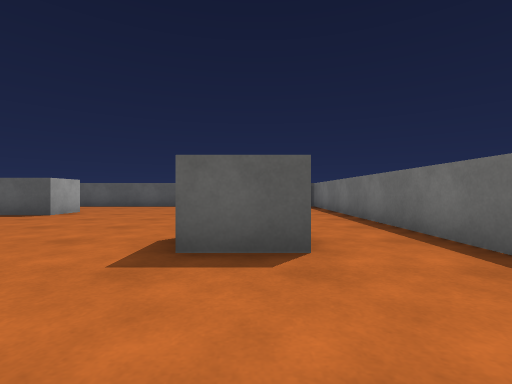
[1] (above)

22 first-person views from a walk through a 3-D level made in the Unity game engine. The camera is 0.62 m above the floor, looks level and sees 85° across. The floor is counted in squares, 1 m on a side. Each view is taken from the middle of a square. On the plan, view 1 faces up. The plan holds only what a view shows up to about 9 squares ahead; the rest is blank. The place goes on beyond the plan. The player character is not drawn. Surface patterns are stand-ins for the level's own textures.

[2]
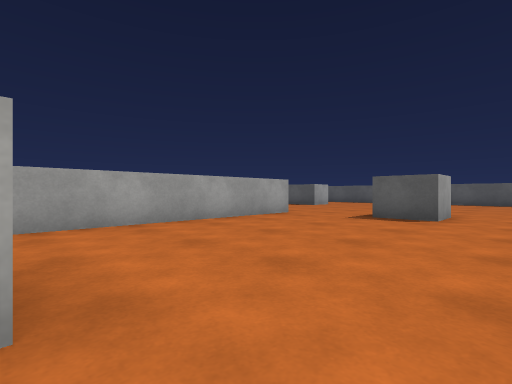

[3]
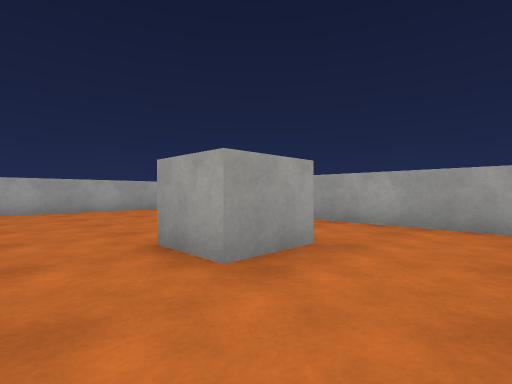

[4]
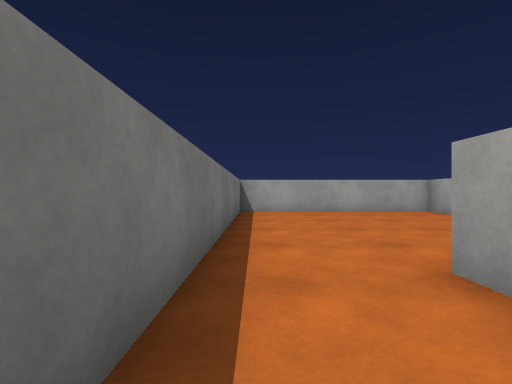

[5]
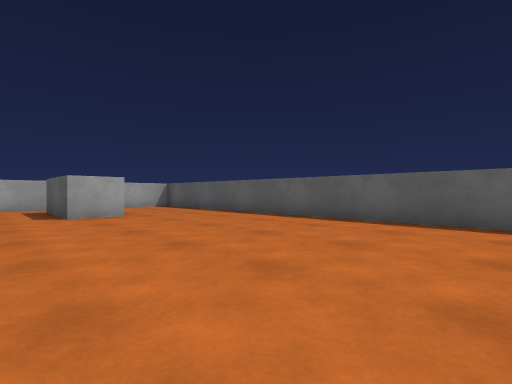

[6]
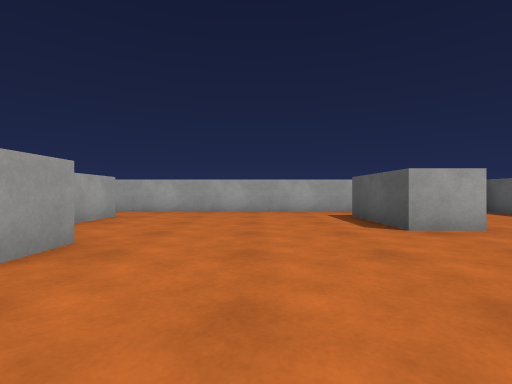

[7]
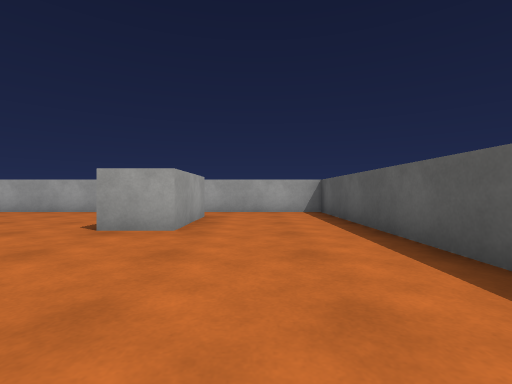

[8]
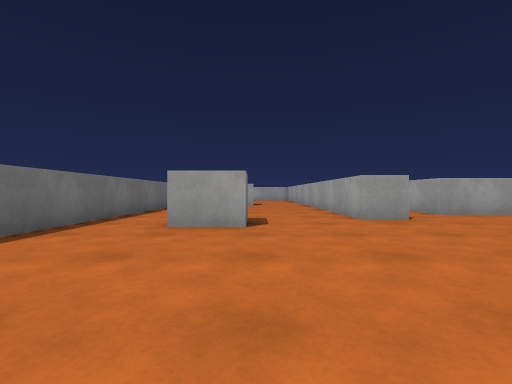

[9]
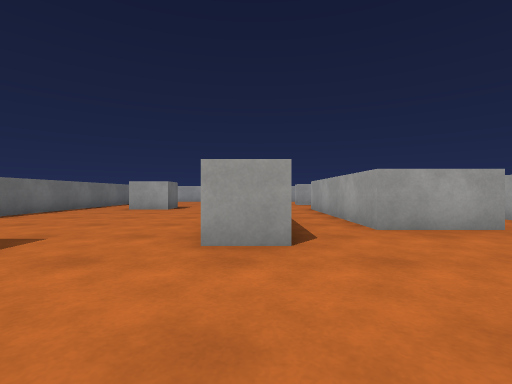

[10]
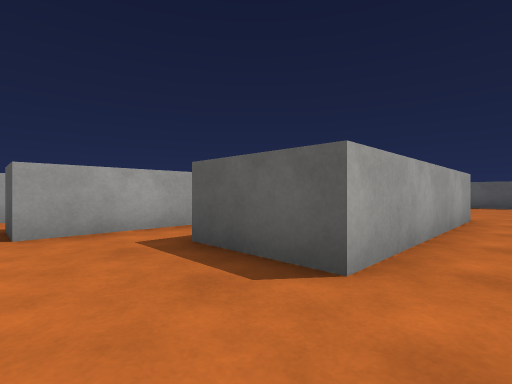

[11]
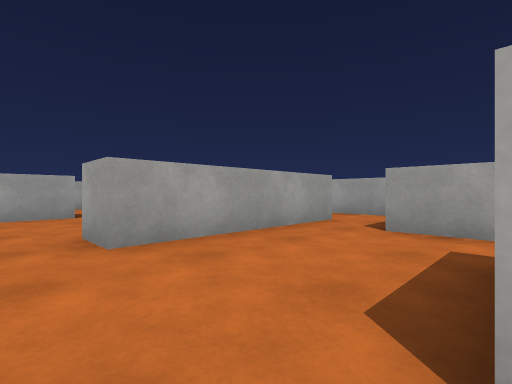

[12]
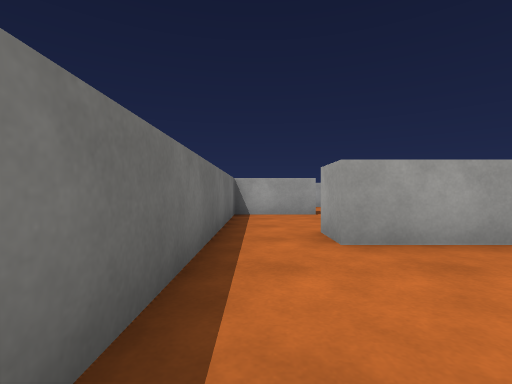

[13]
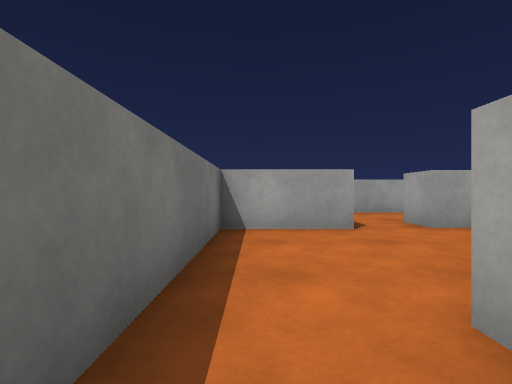

[14]
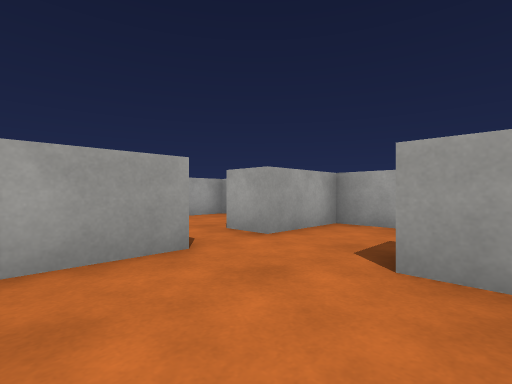

[15]
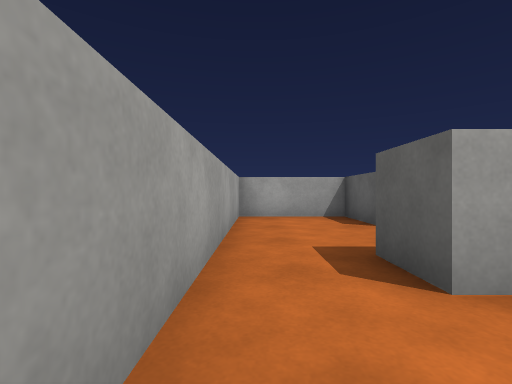

[16]
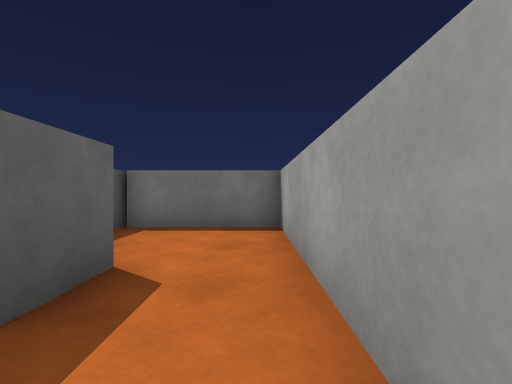

[17]
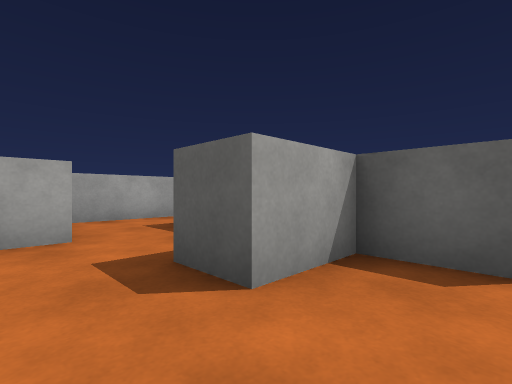

[18]
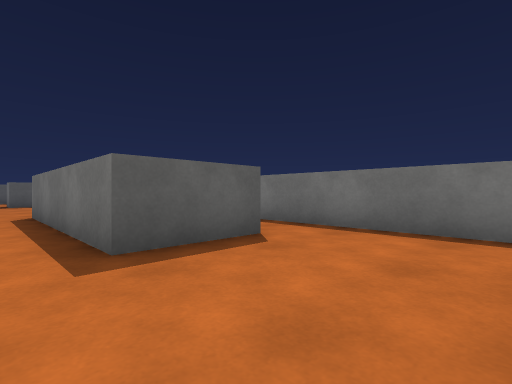

[19]
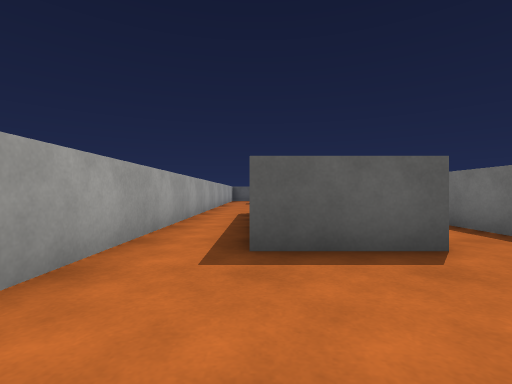

[20]
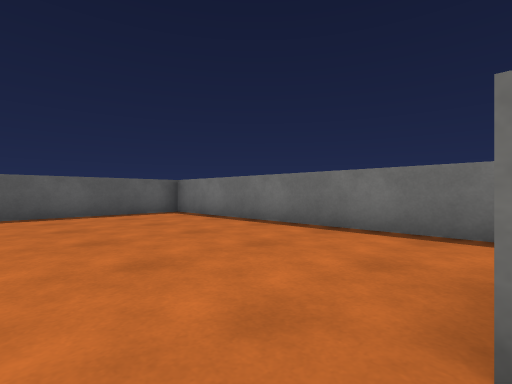

[21]
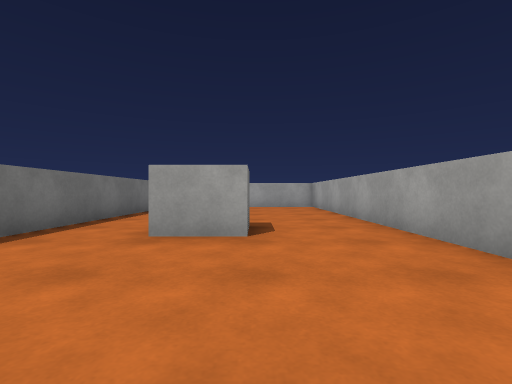

[22]
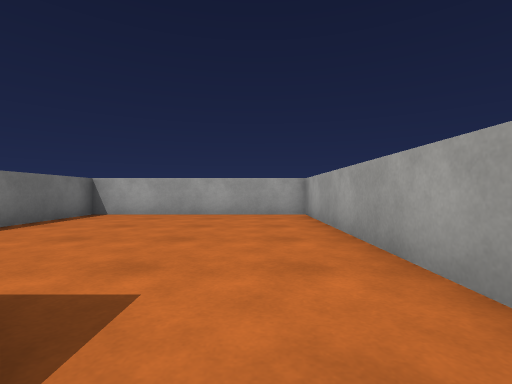

### Floor plan
Points are (right, up) in squares from view 1. A wall is a line through its corners. A room is listed if a view was taken in it or the views show most of it. See-through windows are left out.
Room 1 (views 1, 2, 3, 4, 5, 6, 7, 8, 9, 20, 21, 22)
walls: (-4.5, 2.8) (-3.4, 2.8) (-3.4, -11.2); (-8.1, 1.4) (-6, 1.4); (-0.6, -11.7) (2.5, -11.7) (2.5, 12) (-9.6, 12) (-9.6, 1.5)
ways out: opening at (-9, 1) to room 2; opening at (-5, 1) to room 2; opening at (-3, -13) to room 3
objects: block (-8, 8) to (-6, 8); block (-3, -13) to (-1, -12); block (-1, -5) to (0, -4); block (-1, 3) to (0, 4)
Room 2 (views 10, 11, 12, 13, 18, 19)
walls: (-9.6, -7.3) (-6, -7.3) (-6, -8.3); (-4.4, -8.4) (-4.4, -1.8); (-6, 1.4) (-6, -4.1) (-8.1, -4.1) (-8.1, 1.4); (-9.6, 1.5) (-9.6, -5.7)
ways out: opening at (-9, 1) to room 1; opening at (-5, 1) to room 1; opening at (-5, -8) to room 3; opening at (-10, -6.5)
Room 3 (views 14, 15, 16, 17)
walls: (-4.4, -11.6) (-4.4, -8.4); (-6, -8.3) (-7.4, -8.3); (-10, -10.1) (-10, -15.4) (-2.1, -15.4) (-2.1, -12.6)
ways out: opening at (-3, -13) to room 1; opening at (-5, -8) to room 2; opening at (-10, -9)
objects: block (-9, -13) to (-8, -12); block (-8, -10) to (-8, -9); block (-6, -14) to (-5, -13); block (-6, -12) to (-5, -12)

Where each view was taken, in squares from view 1:
view 1: 0 up, 0 right, facing up
view 2: 4 down, 2 right, facing up-left
view 3: 2 down, 2 right, facing down-left
view 4: 3 down, 2 right, facing down
view 5: 6 up, 2 right, facing up-left
view 6: 5 up, 1 left, facing left
view 7: 10 up, 1 left, facing left
view 8: 9 up, 1 left, facing down
view 9: 6 up, 4 left, facing down
view 10: 6 down, 5 left, facing up-left
view 11: 4 down, 5 left, facing down-left
view 12: 4 down, 5 left, facing down
view 13: 7 down, 5 left, facing down
view 14: 9 down, 5 left, facing down-left
view 15: 15 down, 3 left, facing left
view 16: 15 down, 7 left, facing right
view 17: 11 down, 6 left, facing up-left
view 18: 7 down, 9 left, facing up-right
view 19: 7 down, 8 left, facing up
view 20: 4 up, 2 left, facing up-right
view 21: 0 up, 1 left, facing down
view 22: 4 down, 2 left, facing down
